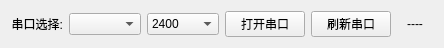
<?xml version="1.0" encoding="UTF-8"?>
<ui version="4.0">
 <class>SerialPortWid</class>
 <widget class="QWidget" name="SerialPortWid">
  <property name="geometry">
   <rect>
    <x>0</x>
    <y>0</y>
    <width>444</width>
    <height>47</height>
   </rect>
  </property>
  <property name="windowTitle">
   <string>串口操作</string>
  </property>
  <property name="windowIcon">
   <iconset>
    <normaloff>:/image/logo.jpg</normaloff>:/image/logo.jpg</iconset>
  </property>
  <layout class="QGridLayout" name="gridLayout">
   <item row="0" column="0">
    <widget class="QLabel" name="label">
     <property name="text">
      <string>串口选择:</string>
     </property>
     <property name="alignment">
      <set>Qt::AlignRight|Qt::AlignTrailing|Qt::AlignVCenter</set>
     </property>
    </widget>
   </item>
   <item row="0" column="1">
    <widget class="QComboBox" name="comBox"/>
   </item>
   <item row="0" column="2">
    <widget class="QComboBox" name="baudComBox">
     <property name="currentText">
      <string>2400</string>
     </property>
     <item>
      <property name="text">
       <string>2400</string>
      </property>
     </item>
     <item>
      <property name="text">
       <string>4800</string>
      </property>
     </item>
     <item>
      <property name="text">
       <string>9600</string>
      </property>
     </item>
     <item>
      <property name="text">
       <string>19200</string>
      </property>
     </item>
     <item>
      <property name="text">
       <string>38400</string>
      </property>
     </item>
     <item>
      <property name="text">
       <string>57600</string>
      </property>
     </item>
     <item>
      <property name="text">
       <string>115200</string>
      </property>
     </item>
    </widget>
   </item>
   <item row="0" column="3">
    <widget class="QPushButton" name="workBtn">
     <property name="text">
      <string>打开串口</string>
     </property>
    </widget>
   </item>
   <item row="0" column="4">
    <widget class="QPushButton" name="updateBtn">
     <property name="text">
      <string>刷新串口</string>
     </property>
    </widget>
   </item>
   <item row="0" column="5">
    <widget class="QLabel" name="stateLab">
     <property name="text">
      <string>----</string>
     </property>
     <property name="alignment">
      <set>Qt::AlignCenter</set>
     </property>
    </widget>
   </item>
  </layout>
 </widget>
 <resources/>
 <connections/>
</ui>
